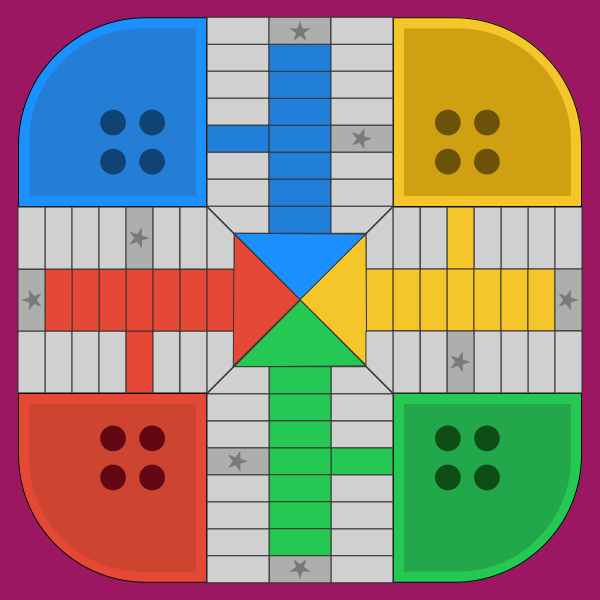

Below is a game level as drawn by its tile map, then a one-line description and the .tmx that defines it (tile-layer data replaced by summaries):
An orthogonal 60x60 tile map with 10x10 px tiles, 1 tile layer (Capa de patrones 1) and 128 objects.

<map version="1.5" tiledversion="1.7.2" orientation="orthogonal" renderorder="right-down" width="60" height="60" tilewidth="10" tileheight="10" infinite="0" nextlayerid="25" nextobjectid="164">
 <tileset firstgid="1" name="Tablero" tilewidth="10" tileheight="10" tilecount="3600" columns="60">
  <image source="Tablero.png" width="600" height="601" />
 </tileset>
 <layer id="1" name="Capa de patrones 1" width="60" height="60">
  <data>[3600 cells, 3600 non-empty, 3600 distinct tile ids]</data>
 </layer>
 <objectgroup id="23" name="Tablero">
  <object id="69" x="448.039" y="268.027" width="60.0227" height="26.1581" rotation="270" />
  <object id="119" x="581.914" y="207.831" width="60.0227" height="26.1581" rotation="90" />
  <object id="120" x="554.869" y="207.922" width="60.0227" height="26.1581" rotation="90" />
  <object id="121" x="528.05" y="207.74" width="60.0227" height="26.1581" rotation="90" />
  <object id="122" x="500.869" y="207.74" width="60.0227" height="26.1581" rotation="90" />
  <object id="123" x="447.05" y="207.649" width="60.0227" height="26.1581" rotation="90" />
  <object id="124" x="419.959" y="207.922" width="60.0227" height="26.1581" rotation="90" />
  <object id="125" x="392.88" y="208.206" rotation="90">
   <polygon points="0,0 59.7273,0 59.6364,25.7273 25.7273,25.7273" />
  </object>
  <object id="80" x="331.864" y="126.004" width="60.0227" height="26.1581" />
  <object id="126" x="391.895" y="45.0323" width="60.0227" height="26.1581" rotation="180" />
  <object id="127" x="391.804" y="72.0783" width="60.0227" height="26.1581" rotation="180" />
  <object id="128" x="391.986" y="98.8963" width="60.0227" height="26.1581" rotation="180" />
  <object id="129" x="391.986" y="126.078" width="60.0227" height="26.1581" rotation="180" />
  <object id="130" x="392.077" y="179.896" width="60.0227" height="26.1581" rotation="180" />
  <object id="131" x="391.804" y="206.987" width="60.0227" height="26.1581" rotation="180" />
  <object id="132" x="391.52" y="233.636" rotation="180">
   <polygon points="0,25.7273 59.7273,25.7273 59.6364,0 25.7273,0" />
  </object>
  <object id="33" x="207.926" y="126.046" width="60.0227" height="26.1581">
   <properties>
    <property name="id" value="1" />
   </properties>
  </object>
  <object id="87" x="207.989" y="18.0573" width="60.0227" height="26.1581" />
  <object id="88" x="208.08" y="45.1028" width="60.0227" height="26.1581" />
  <object id="89" x="207.898" y="71.9209" width="60.0227" height="26.1581" />
  <object id="90" x="207.898" y="99.1028" width="60.0227" height="26.1581" />
  <object id="91" x="207.807" y="152.921" width="60.0227" height="26.1581">
   <properties>
    <property name="id" value="2" />
   </properties>
  </object>
  <object id="92" x="208.08" y="180.012" width="60.0227" height="26.1581">
   <properties>
    <property name="id" value="3" />
   </properties>
  </object>
  <object id="97" x="208.364" y="207.091">
   <properties>
    <property name="id" value="4" />
   </properties>
   <polygon points="0,0 59.7273,0 59.6364,25.7273 25.7273,25.7273" />
  </object>
  <object id="86" x="126.256" y="268.018" width="60.0227" height="26.1581" rotation="270">
   <properties>
    <property name="id" value="8" />
   </properties>
  </object>
  <object id="98" x="45.1906" y="208.076" width="60.0227" height="26.1581" rotation="90">
   <properties>
    <property name="id" value="12" />
   </properties>
  </object>
  <object id="99" x="72.2361" y="208.167" width="60.0227" height="26.1581" rotation="90">
   <properties>
    <property name="id" value="11" />
   </properties>
  </object>
  <object id="100" x="99.0542" y="207.985" width="60.0227" height="26.1581" rotation="90">
   <properties>
    <property name="id" value="10" />
   </properties>
  </object>
  <object id="101" x="126.236" y="207.985" width="60.0227" height="26.1581" rotation="90">
   <properties>
    <property name="id" value="9" />
   </properties>
  </object>
  <object id="102" x="180.054" y="207.894" width="60.0227" height="26.1581" rotation="90">
   <properties>
    <property name="id" value="7" />
   </properties>
  </object>
  <object id="103" x="207.145" y="208.167" width="60.0227" height="26.1581" rotation="90">
   <properties>
    <property name="id" value="6" />
   </properties>
  </object>
  <object id="104" x="233.794" y="208.451" rotation="90">
   <properties>
    <property name="id" value="5" />
   </properties>
   <polygon points="0,25.7273 59.7273,25.7273 59.6364,0 25.7273,0" />
  </object>
  <object id="78" x="125.925" y="391.952" width="60.0227" height="26.1581" rotation="270">
   <properties>
    <property name="id" value="18" />
   </properties>
  </object>
  <object id="147" x="18.0985" y="392.39" width="60.0227" height="26.1581" rotation="-90">
   <properties>
    <property name="id" value="14" />
   </properties>
  </object>
  <object id="148" x="45.1435" y="392.299" width="60.0227" height="26.1581" rotation="-90">
   <properties>
    <property name="id" value="15" />
   </properties>
  </object>
  <object id="149" x="71.9625" y="392.481" width="60.0227" height="26.1581" rotation="-90">
   <properties>
    <property name="id" value="16" />
   </properties>
  </object>
  <object id="150" x="99.1435" y="392.481" width="60.0227" height="26.1581" rotation="-90">
   <properties>
    <property name="id" value="17" />
   </properties>
  </object>
  <object id="151" x="152.962" y="392.572" width="60.0227" height="26.1581" rotation="-90">
   <properties>
    <property name="id" value="19" />
   </properties>
  </object>
  <object id="152" x="180.053" y="392.299" width="60.0227" height="26.1581" rotation="-90">
   <properties>
    <property name="id" value="20" />
   </properties>
  </object>
  <object id="153" x="207.132" y="392.015" rotation="-90">
   <properties>
    <property name="id" value="21" />
   </properties>
   <polygon points="0,0 59.7273,0 59.6364,25.7273 25.7273,25.7273" />
  </object>
  <object id="85" x="17.8674" y="329.951" width="60.0227" height="26.1581" rotation="270">
   <properties>
    <property name="id" value="13" />
   </properties>
  </object>
  <object id="83" x="556.025" y="330.157" width="60.0227" height="26.1581" rotation="270" />
  <object id="60" x="332.111" y="448.079" width="60.0227" height="26.1581" />
  <object id="105" x="392.108" y="581.868" width="60.0227" height="26.1581" rotation="-180" />
  <object id="106" x="392.017" y="554.823" width="60.0227" height="26.1581" rotation="-180" />
  <object id="107" x="392.199" y="528.004" width="60.0227" height="26.1581" rotation="-180" />
  <object id="108" x="392.199" y="500.823" width="60.0227" height="26.1581" rotation="-180" />
  <object id="109" x="392.29" y="447.004" width="60.0227" height="26.1581" rotation="-180" />
  <object id="110" x="392.017" y="419.913" width="60.0227" height="26.1581" rotation="-180" />
  <object id="111" x="391.733" y="392.834" rotation="-180">
   <polygon points="0,0 59.7273,0 59.6364,25.7273 25.7273,25.7273" />
  </object>
  <object id="84" x="447.676" y="391.921" width="60.0227" height="26.1581" rotation="270" />
  <object id="112" x="554.907" y="391.849" width="60.0227" height="26.1581" rotation="-90" />
  <object id="113" x="527.861" y="391.758" width="60.0227" height="26.1581" rotation="-90" />
  <object id="114" x="501.043" y="391.94" width="60.0227" height="26.1581" rotation="-90" />
  <object id="115" x="473.861" y="391.94" width="60.0227" height="26.1581" rotation="-90" />
  </objectgroup>
</map>
<!-- 73 of 128 objects omitted -->